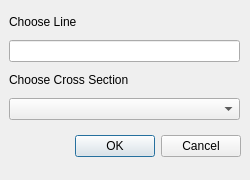
<?xml version="1.0" encoding="UTF-8"?>
<ui version="4.0">
 <class>SetPropertiesDialog</class>
 <widget class="QDialog" name="SetPropertiesDialog">
  <property name="geometry">
   <rect>
    <x>0</x>
    <y>0</y>
    <width>250</width>
    <height>180</height>
   </rect>
  </property>
  <property name="windowTitle">
   <string>Set Properties</string>
  </property>
  <widget class="QDialogButtonBox" name="buttonBox">
   <property name="geometry">
    <rect>
     <x>70</x>
     <y>130</y>
     <width>171</width>
     <height>32</height>
    </rect>
   </property>
   <property name="orientation">
    <enum>Qt::Horizontal</enum>
   </property>
   <property name="standardButtons">
    <set>QDialogButtonBox::Cancel|QDialogButtonBox::Ok</set>
   </property>
  </widget>
  <widget class="QWidget" name="verticalLayoutWidget">
   <property name="geometry">
    <rect>
     <x>9</x>
     <y>9</y>
     <width>231</width>
     <height>111</height>
    </rect>
   </property>
   <layout class="QVBoxLayout" name="verticalLayout">
    <item>
     <layout class="QGridLayout" name="gridLayout">
      <item row="0" column="0">
       <widget class="QLabel" name="label">
        <property name="text">
         <string>Choose Line</string>
        </property>
       </widget>
      </item>
      <item row="2" column="0">
       <widget class="QLabel" name="label_2">
        <property name="text">
         <string>Choose Cross Section</string>
        </property>
       </widget>
      </item>
      <item row="3" column="0">
       <widget class="QComboBox" name="crossSectionsListComboBox"/>
      </item>
      <item row="1" column="0">
       <widget class="QLineEdit" name="lineToSetParamLineEdit"/>
      </item>
     </layout>
    </item>
   </layout>
  </widget>
 </widget>
 <resources/>
 <connections>
  <connection>
   <sender>buttonBox</sender>
   <signal>accepted()</signal>
   <receiver>SetPropertiesDialog</receiver>
   <slot>accept()</slot>
   <hints>
    <hint type="sourcelabel">
     <x>248</x>
     <y>254</y>
    </hint>
    <hint type="destinationlabel">
     <x>157</x>
     <y>274</y>
    </hint>
   </hints>
  </connection>
  <connection>
   <sender>buttonBox</sender>
   <signal>rejected()</signal>
   <receiver>SetPropertiesDialog</receiver>
   <slot>reject()</slot>
   <hints>
    <hint type="sourcelabel">
     <x>316</x>
     <y>260</y>
    </hint>
    <hint type="destinationlabel">
     <x>286</x>
     <y>274</y>
    </hint>
   </hints>
  </connection>
 </connections>
</ui>
